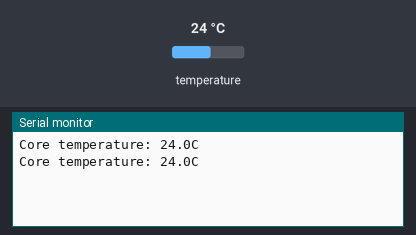
Bench run of a sketch on a simulated Raspberry Pi Pico. Parts: the last lines printed to the serial monitor. The test bench sets the inputs (shaded band); at power-on: temperature 24 °C.

Above: at 5.8 s.
5.9 s: temperature set to 12 °C
At 10.7 s:
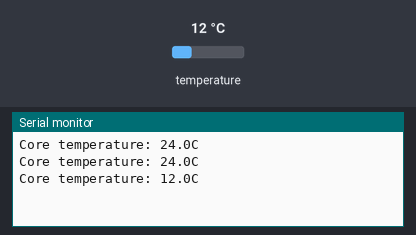
11.9 s: temperature set to 19 °C
At 15.7 s:
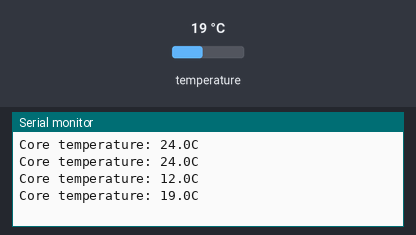
Timing chart, 0 to 17.2 s (numbered marks = the images above; inputs shaded):
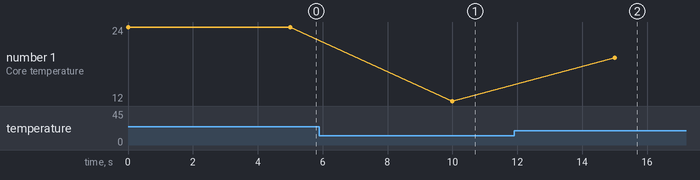

The sketch:

internal-temp-senzor.ino
```cpp
//Read the temp from internal temp sensor on rPi Pico
void setup() {
  // put your setup code here, to run once:
  Serial.begin(9600);

}

void loop() {
  // put your main code here, to run repeatedly:
  Serial.printf("Core temperature: %2.1fC\n", analogReadTemp());
  delay(5000);
}
```

Measured:
- after the input at 5.9 s, the serial monitor: prints a new line after 4.1 s (image 1)
- after the input at 11.9 s, the serial monitor: prints a new line after 3.1 s (image 2)
- plotted number 1: 24 → 12 after the input at 5.9 s, 12 → 19 after the input at 11.9 s
